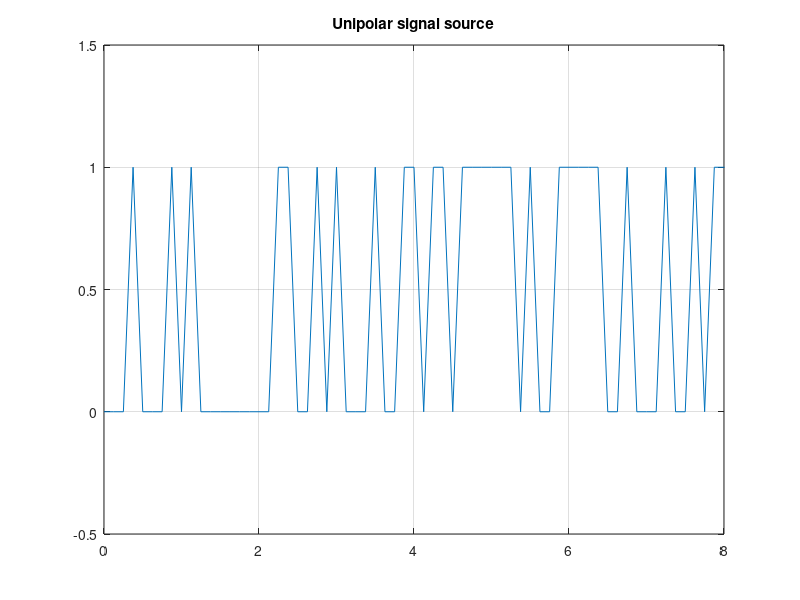
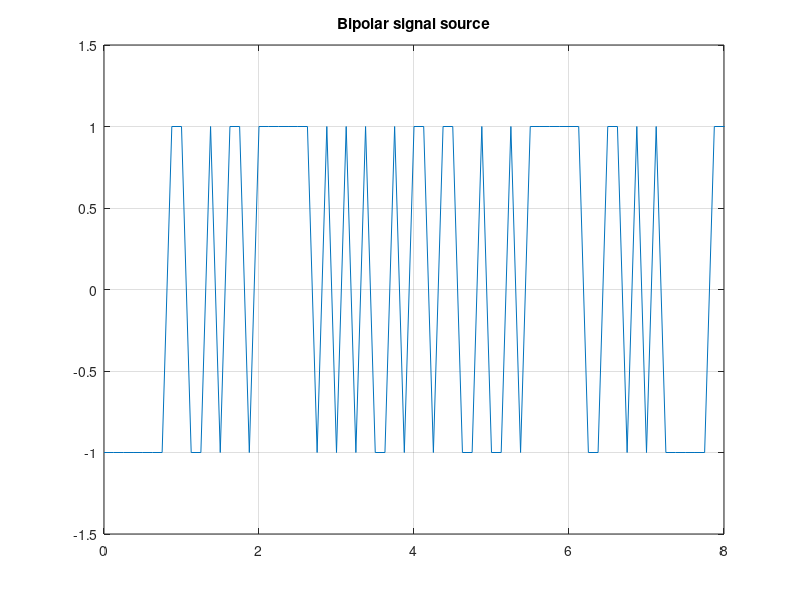

Write MATLAB code to recreate these figures, in order. (Note: this script raises an error after producing the figures.)
clear, close all, clc;

% Setting the system paramters
sampleRate = 8; % the sample rate
bitRate = 1; % the bit rate
rollOff = 1; % roll-off factor
symbolNum = 4096; % number of symbols
sampleNum = 8; % number of samples per symbol
M = symbolNum*sampleNum; % number of sample columns
N = 1; % number of sample rows
signalRange = [0 1]; % Range for the random signal 
sampleRateOD = 1; % used for over/down sampling
span=8; %used for the truncating window

inc = bitRate/sampleRate;%The time increment
total = symbolNum*sampleNum*inc;% total data

T = 8; % signal period
t = 0:inc:total-inc; % data transmission time

% Creating the signal source
uniSrc = randi(signalRange, M, N); % Unipolar signal (0 or 1)
biSrc = 2*randi(signalRange,M, N)-1; % Bipolar signal (-1 or 1)

% Drawing the unipolar signal source
figure;
plot(t, uniSrc);
title('Unipolar signal source'); 
grid on;
axis([0 8 -0.5 1.5]);
% Drawing the bipolar signal source
figure;
plot(t, biSrc);
title('Bipolar signal source'); 
grid on;
axis([0 8 -1.5 1.5]);

% RRC Pulse Shaping
coeffs = rcosdesign(rollOff, span, sampleNum, 'sqrt'); % RRC coefficients
rrcPulseUni = upfirdn(uniSrc, coeffs, sampleNum); % Oversampled and RCC shaped Unipolar signal
rrcPulseBi = upfirdn(biSrc, coeffs, sampleNum); % Oversampled and RCC shaped Bipolar signal

% Drawing the unipolar signal source (pulse-shaped)
t1 = 0:1:size(rrcPulseUni, 1)-1; 
figure;
plot(t1, rrcPulseUni);
title('Unipolar rrc-pulse-shaped signal'); 
grid on;
axis([0 1024 -0.2 0.5]);

% Drawing the unipolar signal source (pulse-shaped)
figure;
plot(t1, rrcPulseBi);
title('Bipolar rrc-pulse-shaped signal'); 
grid on;
axis([0 1024 -0.6 0.6]);

% Plot the baseband with arbitary noise power
noiseRRCUni = awgn(rrcPulseUni, 20, 'measured'); % add noise to signal
figure;
plot(t1, rrcPulseUni);
hold on
plot(t1, noiseRRCUni);
hold off
title('Unipolar RRC-pulse-shaped signal with noise (baseband signal)'); 
xlabel('Time');
ylabel('Magnitude');
grid on;
legend('Pulse-shaped signal','Pulse-shaped signal with noise');
axis([0 1024 -0.2 0.5]);
% plot the bipolar baseband
noiseRRCBi = awgn(rrcPulseBi, 20, 'measured');
figure;
plot(t1, rrcPulseBi);
hold on
plot(t1, noiseRRCBi);
hold off
title('Bipolar RRC-pulse-shaped signal with noise (baseband signal)'); 
xlabel('Time');
ylabel('Magnitude');
grid on;
legend('Pulse-shaped signal','Pulse-shaped signal with noise');
axis([0 1024 -0.6 0.6]);

PSDW = 4096; % the PSD window size
%Plotting PSD for unipolar signaling
figure;
[pxx, freq] = pwelch(noiseRRCUni, PSDW, PSDW/2, 'centered', 'power');
power = 10*log10(pxx);
plot(freq, power);
title('PSD of Uniploar rrc-pulse-shaped signal'); 
xlabel('Frequency (Hz)');
ylabel('Magnitude (dB)');
grid on;
%Plotting PSD for bipolar signaling
figure;
[pxx, freq] = pwelch(noiseRRCBi, PSDW, PSDW/2, 'centered', 'power');
power = 10*log10(pxx);
plot(freq, power);
title('PSD of Biploar rrc-pulse-shaped signal'); 
xlabel('Frequency (Hz)');
ylabel('Magnitude (dB)');
grid on;

% Applying channel model
N0 = -40:1:40 %arbitrary channel power
BER_Uni= zeros(length(N0), 1); %list of BER for unipolar
BER_Bi= zeros(length(N0), 1); %list of BER for bipolar
index = 1;%indicates the BER index
for N0 = -40:1:40
    SNR= N0- 10*log10(8); %calculate SNR
    noiseRRCUni = awgn(rrcPulseUni, SNR, 'measured');%add noise
    noiseRRCBi = awgn(rrcPulseBi, SNR, 'measured');%add noise
    
    % Matched Filter and downsample for unipolar
    rcvSignal = upfirdn(noiseRRCUni, coeffs, 1, sampleNum);
    % Removing filter delay for unipolar
    rcvUni = rcvSignal((sampleNum)+1:end-(sampleNum));
    % Matched Filter and downsample for bipolar
    rcvSignal = upfirdn(noiseRRCBi, coeffs, 1, sampleNum);
    % Removing filter delay for bipolar
    rcvBi = rcvSignal((sampleNum)+1:end-(sampleNum));

    % Pulse detection for unipolar
    resultUni= []; % the results of pulse detection
    for i=1:length(rcvUni)
        if (rcvUni(i)>0.4) %compare to threshold
            resultUni(i) = 1;
        else
            resultUni(i) = 0;
        end
    end
    
    % Pulse detection and down sampling for unipolar
    resultBi= []; % the results of pulse detection
    for i=1:length(rcvBi)
        if (rcvBi(i)>0) %compare to threshold
            resultBi(i) = 1;
        else
            resultBi(i) = -1;
        end
    end
    
    errorNum = 0; %number of errors
    for i=1:length(uniSrc)
        if (uniSrc(i)~=resultUni(i)) %if bit error
            errorNum= errorNum+1;
        end
    end
    %calculate BER
    BER_Uni(index)= errorNum/length(uniSrc);
    
    errorNum = 0; %number of errors
    for i=1:length(biSrc)
        if (biSrc(i)~=resultBi(1, i)) %if bit error
            errorNum= errorNum+1;
        end
    end
    %calculate BER
    BER_Bi(index)= errorNum/length(biSrc);
    %increment index for next loop
    index = index+1;
end

N0 = -40:1:40; %arbitrary noise power
EbN0 = 0.0625./(10.^(N0./10)); %SNR for unipolar
tBER=qfunc(sqrt(EbN0)); %Theoretical BER for unipolar
figure;
%Draw the analytical BER vs Eb/No
semilogy(N0,(BER_Uni));
hold on 

semilogy(10*log10(2*EbN0),(tBER));
hold off
title('BER performance for unipolar RRC pulse shaping');
legend('Analytical BER vs Eb/No','Theoretical BER vs Eb/No');
xlabel('Eb/No (dB)');
ylabel('BER');
grid on;
axis([-5 15 0.001 0.5]);

N0 = -40:1:40; %arbitrary noise power
EbN0 = 0.25./(10.^(N0./10));%SNR for bipolar
tBER=qfunc(sqrt(EbN0)); %Theoretical BER for bipolar
figure;
%Draw the analytical BER vs Eb/No
semilogy(N0,(BER_Bi));
hold on 
%Draw the theoretical BER vs Eb/No
semilogy(10*log10(EbN0),(tBER));
hold off
title('BER performance for bipolar RRC pulse shaping');
legend('Analytical BER vs Eb/No','Theoretical BER vs Eb/No');
xlabel('Eb/No (/dB)');
ylabel('BER');
grid on;
axis([-5 15 0.001 0.5]);


N0 = -40:1:40; %arbitrary noise power
figure;
%Plot BER for bipolar
semilogy(N0,(BER_Bi));
hold on 
%Plot BER for unipolar
semilogy(N0,(BER_Uni));
hold off
title('BER comparison for RRC pulse shaping');
legend('Bipolar','Unipolar')
xlabel('Eb/No (/dB)');
ylabel('Bit Error Rate ');
grid on;
axis([-5 15 0.001 0.5]);